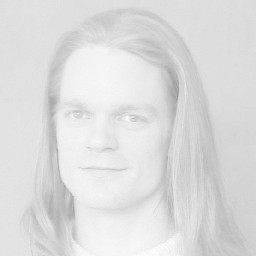
#> input picture low_contrast.png, 256 x 256 px
$ jupyter execute part_8_Histograms.ipynb
#> lines starting #> are read from the running program, lines starting #| are printed output that depends on the picture; after the words box and inside, x2 and y2 are one past the last pixel; in counts of white or black regions, pixels touching at a corner belong together
### **7. Histograms**
   - **Histogram Calculation:**
     - `cv2.calcHist()`: Compute histogram.

   - **Equalization:**
     - `cv2.equalizeHist()`: Improve contrast in images.

   - **CLAHE (Contrast Limited Adaptive Histogram Equalization):**
     - `cv2.createCLAHE()`: Adaptive method to improve local contrast.

[cell 1]
import cv2
import numpy as np

# Load a grayscale image
image = cv2.imread('low_contrast.png', 0)
#> image is the input picture: shape (256, 256); min 143, max 253, mean 220.5

# Apply histogram equalization
equalized_image = cv2.equalizeHist(image)
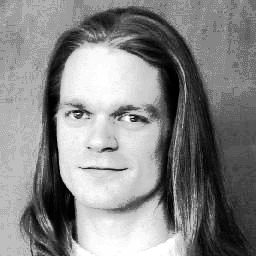
#> equalized_image: shape (256, 256); min 0, max 255, mean 133.6

# Function to compute and draw histogram as an image
def draw_histogram(image):
    hist = cv2.calcHist([image], [0], None, [256], [0, 256])
#> hist = 256 values, max 6785 at index 221, min 0 at index 0, mean 256
    hist_img = np.zeros((300, 256), dtype=np.uint8)

    # Normalize the histogram for better visualization
    cv2.normalize(hist, hist, 0, hist_img.shape[0], cv2.NORM_MINMAX)

    # Draw lines for each intensity level in the histogram
    for x, y in enumerate(hist):
        cv2.line(hist_img, (x, 300), (x, 300 - int(y)), 255)
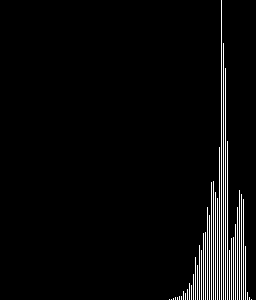
#> hist_img: shape (300, 256); 3.7% white in thin lines or dots, all inside (x1, y1, x2, y2) = (169, 0, 252, 300)

    return hist_img

# Draw histograms for both original and equalized images
original_hist = draw_histogram(image)
equalized_hist = draw_histogram(equalized_image)
#> in draw_histogram (call 2), `hist = cv2.calcHist([image], [0], None, [256], [0, 256])`: hist = 256 values, max 6785 at index 133, min 0 at index 7, mean 256
#> the loop in draw_histogram (call 2), `for x, y in enumerate(hist):` made 256 passes
#> y on passes 1 to 3: [5.08], [11.63], [9.11]
#> after the loop in draw_histogram (call 2), `for x, y in enumerate(hist):`:
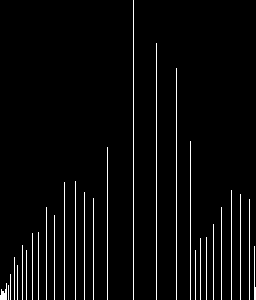
#> hist_img: shape (300, 256); 3.8% white in thin lines or dots

# Display images and histograms
cv2.imshow('Original Image', image)
cv2.imshow('Equalized Image', equalized_image)
cv2.imshow('Original Histogram', original_hist)
cv2.imshow('Equalized Histogram', equalized_hist)

# Wait for key press and close windows
cv2.waitKey(0)
cv2.destroyAllWindows()
